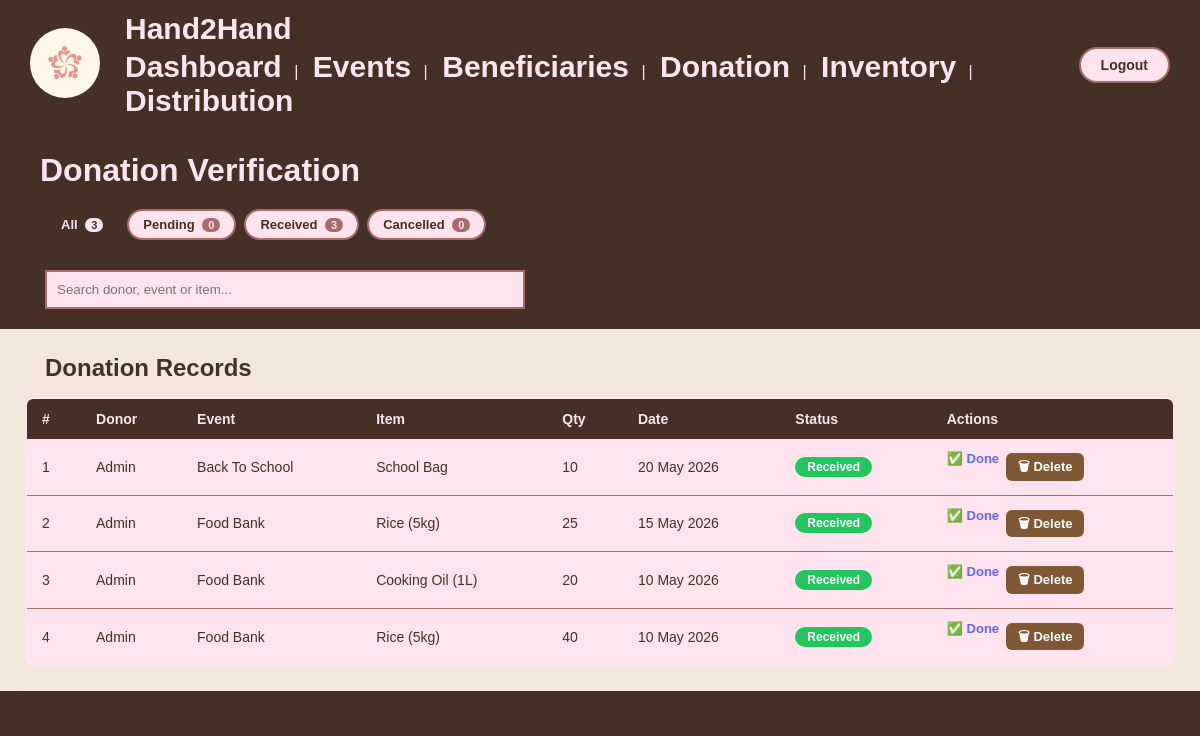
Screenshot of /admin/donation.php (signed in) with the database file from the repository.
### tables this page shows
CREATE TABLE IF NOT EXISTS DONATION (
    donation_id INT(11) AUTO_INCREMENT PRIMARY KEY,
    event_id INT(11) NOT NULL,
    user_id INT(11) NOT NULL,
    date DATE NOT NULL,
    status ENUM('Pending', 'Received', 'Cancelled') NOT NULL DEFAULT 'Pending',
    FOREIGN KEY (event_id) REFERENCES DONATIONEVENT(event_id),
    FOREIGN KEY (user_id) REFERENCES USER(user_id)
);

CREATE TABLE IF NOT EXISTS USER (
    user_id INT(11) AUTO_INCREMENT PRIMARY KEY,
    email VARCHAR(100) NOT NULL UNIQUE,
    username VARCHAR(50) NOT NULL,
    password VARCHAR(255) NOT NULL,
    role ENUM('Requester', 'Donor', 'Admin') NOT NULL
);

CREATE TABLE IF NOT EXISTS DONATIONEVENT (
    event_id INT(11) AUTO_INCREMENT PRIMARY KEY,
    name VARCHAR(100) NOT NULL,
    date DATE NOT NULL,
    location VARCHAR(200) NOT NULL,
    status ENUM('Active', 'Completed', 'Cancelled') NOT NULL
);

CREATE TABLE IF NOT EXISTS ITEM (
    item_id INT(11) AUTO_INCREMENT PRIMARY KEY,
    name VARCHAR(100) NOT NULL,
    category VARCHAR(50) NOT NULL,
    description TEXT
);

CREATE TABLE IF NOT EXISTS DONATION_ITEM (
    donation_id INT(11) NOT NULL,
    item_id INT(11) NOT NULL,
    quantity INT(11) NOT NULL DEFAULT 1,
    PRIMARY KEY (donation_id, item_id),
    FOREIGN KEY (donation_id) REFERENCES DONATION(donation_id),
    FOREIGN KEY (item_id) REFERENCES ITEM(item_id)
);

### admin/donation.php (the view, shortened to what this page needs)
<?php
require_once '../includes/connect.php';
$filter = isset($_GET['filter'])
    ? $_GET['filter']
    : 'all';
$query = "
SELECT
    d.donation_id,
    d.date,
    d.status,
    u.username,
    u.email,
    e.name AS event_name,
    i.name AS item_name,
    di.quantity
FROM DONATION d
JOIN USER u
ON d.user_id = u.user_id
JOIN DONATIONEVENT e
ON d.event_id = e.event_id
JOIN DONATION_ITEM di
ON d.donation_id = di.donation_id
JOIN ITEM i
ON di.item_id = i.item_id
WHERE 1=1
";
$query .= "
ORDER BY
FIELD(d.status,'Pending','Received','Cancelled'),
d.date DESC,
d.donation_id DESC
";
$result = mysqli_query($conn, $query);
$donations = mysqli_fetch_all($result, MYSQLI_ASSOC);
$counts = [
    'all' => 0,
    'Pending' => 0,
    'Received' => 0,
    'Cancelled' => 0
];
$countResult = mysqli_query(
    $conn,
    "SELECT status,
            COUNT(*) AS total
     FROM DONATION
     GROUP BY status"
);
while ($row = mysqli_fetch_assoc($countResult)) {
    $counts[$row['status']] = $row['total'];
    $counts['all'] += $row['total'];
}
?>
<!DOCTYPE html>
<html lang="en">
<head>
    <link rel="stylesheet" href="../css/formatBulan.css">
</head>
<body>
    <?php include '../includes/navbar.php'; ?>
    <div class="page-container">
        <div class="page-title2">
            <h1>Donation Verification</h1>
        </div>
        <div class="tab-container">
            <a href="?filter=all" class="tab-link <?= $filter == 'all' ? 'active' : '' ?>">
                All <span class="tab-cnt"><?= $counts['all'] ?></span>
            </a>
            <a href="?filter=Pending" class="tab-link <?= $filter == 'Pending' ? 'active' : '' ?>">
                Pending <span class="tab-cnt"><?= $counts['Pending'] ?></span>
            </a>
            <a href="?filter=Received" class="tab-link <?= $filter == 'Received' ? 'active' : '' ?>">
                Received <span class="tab-cnt"><?= $counts['Received'] ?></span>
            </a>
            <a href="?filter=Cancelled" class="tab-link <?= $filter == 'Cancelled' ? 'active' : '' ?>">
                Cancelled <span class="tab-cnt"><?= $counts['Cancelled'] ?></span>
            </a>
        </div>
        <input type="text"
            class="search-bar"
            placeholder="Search donor, event or item..."
            onkeyup="filterTable(this.value)">
        <section class="admin-table">
            <h2>Donation Records</h2>
            <table class="custom-table" id="mainTable">
                <thead>
                    <tr>
                        <th>#</th>
                        <th>Donor</th>
                        <th>Event</th>
                        <th>Item</th>
                        <th>Qty</th>
                        <th>Date</th>
                        <th>Status</th>
                        <th>Actions</th>
                    </tr>
                </thead>
                <tbody>
                    <?php if (empty($donations)): ?>
                        <tr>
                            <td colspan="8" style="text-align:center;padding:30px;font-style:italic;color:#7a5c3a;">
                                No donation records found.
                            </td>
                        </tr>
                    <?php else: ?>
                        <?php foreach ($donations as $i => $d): ?>
                            <tr>
                                <td><?= $i + 1 ?></td>
                                <td><?= htmlspecialchars($d['username']) ?></td>
                                <td><?= htmlspecialchars($d['event_name']) ?></td>
                                <td><?= htmlspecialchars($d['item_name']) ?></td>
                                <td><?= $d['quantity'] ?></td>
                                <td style="white-space:nowrap"><?= date('d M Y', strtotime($d['date'])) ?></td>
                                <td>
                                    <span class="badge badge-<?= strtolower($d['status']) ?>">
                                        <?= $d['status'] ?>
                                    </span>
                                </td>
                                <td>
                                    <div class="action-cell">
                                        <?php if ($d['status'] == 'Pending'): ?>
                                            <form method="POST" style="display:inline">
                                                <input type="hidden" name="action" value="receive">
                                                <input type="hidden" name="donation_id" value="<?= $d['donation_id'] ?>">
                                                <button type="submit" class="btn-action btn-approve">
                                                    ✓ Received
                                                </button>
                                            </form>
                                            <form method="POST" style="display:inline">
                                                <input type="hidden" name="action" value="cancel">
                                                <input type="hidden" name="donation_id" value="<?= $d['donation_id'] ?>">
                                                <button type="submit" class="btn-action btn-reject">
                                                    ✗ Cancel
                                                </button>
                                            </form>
                                        <?php elseif ($d['status'] == 'Received'): ?>
                                            <span style="color:#6366f1;font-weight:bold;font-size:13px;">
                                                ✅ Done
                                            </span>
                                        <?php elseif ($d['status'] == 'Cancelled'): ?>
                                            <span style="color:#ef4444;font-weight:bold;font-size:13px;">
                                                ✗ Cancelled
                                            </span>
                                        <?php endif; ?>
                                        <form method="POST"
                                            onsubmit="return confirm('Delete this donation?')"
                                            style="display:inline">
                                            <button type="submit" class="btn-action btn-delete">
                                                🗑 Delete
                                            </button>
                                        </form>
                                    </div>
                                </td>
                            </tr>
                        <?php endforeach; ?>
                    <?php endif; ?>
                </tbody>
            </table>
        </section>
    </div>
</body>
</html> untuk page nii

### css/formatBulan.css (style rules this page uses)
* { margin: 0; padding: 0; box-sizing: border-box; font-family: Arial, sans-serif; }
body { background-color: #443025; color: #443025; }
.page-title2 { text-align: left; color: #FFE4EF; margin-top: 22px; margin-left: 20px; }
.page-title2 h1 { text-align: left; margin: 0 0 10px 20px; }
.search-bar { width: 40%; padding: 10px; margin: 30px 0 20px 45px; display: block; border: 2px solid #A86B6C; background-color: #FFE4EF; }
button { background-color: #A86B6C; color: #FFE4EF; border: none; padding: 10px 15px; margin: 10px; border-radius: 20px; cursor: pointer; }
.admin-table { background-color: #f3e7dc; padding: 25px; margin-top: 20px; }
.admin-table h2 { margin-left: 20px; }
.admin-table button { padding: 15px 30px; border-radius: 10px; margin-left: 20px; }

### admin/donation.php (style rules this page uses)
.custom-table { width: 100%; border-collapse: collapse; margin-top: 15px; font-size: 14px; background-color: #FFE4EF; border: 2px solid #A86B6C; border-radius: 8px; overflow: hidden; }
.custom-table th { background-color: #443025; color: #FFE4EF; padding: 12px 15px; text-align: left; font-weight: bold; }
.custom-table td { padding: 12px 15px; border-bottom: 1px solid #A86B6C; color: #443025; vertical-align: middle; }
.custom-table tr:last-child td { border-bottom: none; }
.btn-action, button.btn-action { background-color: #A86B6C !important; color: #FFE4EF !important; border: none !important; padding: 6px 12px !important; margin: 2px !important; border-radius: 6px !important; cursor: pointer !important; font-size: 13px !important; font-weight: bold !important; text-decoration: none !important; display: inline-flex !important; align-items: center !important; justify-content: center !important; line-height: 1.2 !important; height: auto !important; width: auto !important; }
.btn-delete, button.btn-delete { background-color: #7F5836 !important; color: white !important; }
.action-cell { display: flex; gap: 5px; flex-wrap: wrap; }
.tab-container { display: flex; gap: 8px; margin: 20px 0 10px 45px; flex-wrap: wrap; }
.tab-link { padding: 6px 14px; border-radius: 20px; border: 2px solid #A86B6C; background-color: #FFE4EF; color: #443025; text-decoration: none; font-size: 13px; font-weight: bold; transition: all 0.2s; }
.tab-link:hover, .tab-link.active { background-color: #443025; color: #FFE4EF; border-color: #443025; }
.tab-cnt { background-color: #A86B6C; color: #FFE4EF; border-radius: 10px; padding: 1px 6px; margin-left: 4px; font-size: 11px; }
.tab-link.active .tab-cnt { background-color: #FFE4EF; color: #443025; }
.badge { padding: 3px 12px; border-radius: 20px; font-size: 12px; font-weight: 600; color: white; display: inline-block; }
.badge-received { background-color: #22c55e; }

### rows the page displays
donation: user.username "Admin", event.name "Back To School", item.name "School Bag", donation_item.quantity "10", date "20 May 2026", status "Received", shows "✅ Done"
donation: user.username "Admin", event.name "Food Bank", item.name "Rice (5kg)", donation_item.quantity "25", date "15 May 2026", status "Received", shows "✅ Done"
donation: user.username "Admin", event.name "Food Bank", item.name "Cooking Oil (1L)", donation_item.quantity "20", date "10 May 2026", status "Received", shows "✅ Done", item.name "Rice (5kg)", donation_item.quantity "40"

### other values shown
$counts['all'] "3"
$counts['Pending'] "0"
$counts['Received'] "3"
$counts['Cancelled'] "0"
